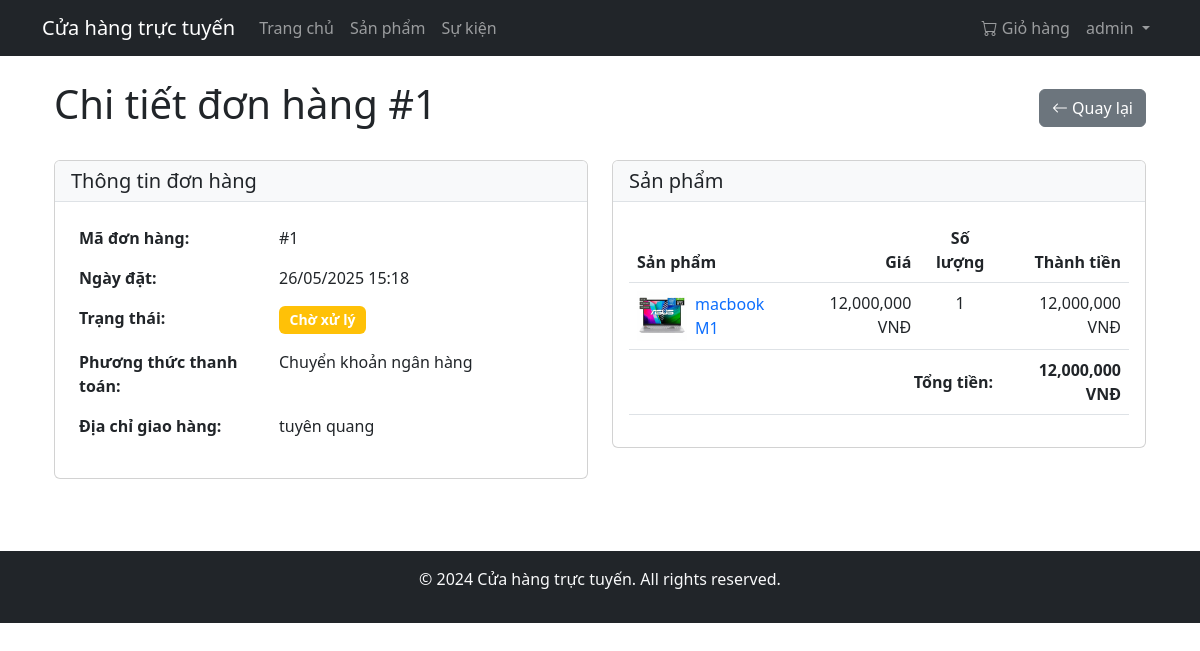
The app's page /order/order/1 (signed in) with its own data.
### app/models/user.py (models this page shows, shortened)
class User(UserMixin, db.Model):
    __tablename__ = 'users'
    id = db.Column(db.Integer, primary_key=True)
    username = db.Column(db.String(80), unique=True, nullable=False)
    email = db.Column(db.String(120), unique=True, nullable=False)
    password_hash = db.Column(db.String(128))
    is_admin = db.Column(db.Boolean, default=False)
    created_at = db.Column(db.DateTime, default=datetime.utcnow)
    orders = db.relationship('Order', back_populates='user', lazy=True)
    reviews = db.relationship('Review', back_populates='author', lazy='dynamic')
    cart = db.relationship('Cart', back_populates='user', uselist=False, cascade='all, delete-orphan')
    @property
    def cart_items(self):
        if self.cart:
            return self.cart.items
        return []

### app/models/order.py (models this page shows, shortened)
class Order(db.Model):
    __tablename__ = 'orders'
    id = db.Column(db.Integer, primary_key=True)
    user_id = db.Column(db.Integer, db.ForeignKey('users.id'), nullable=False)
    order_date = db.Column(db.DateTime, nullable=False, default=datetime.utcnow)
    total_amount = db.Column(db.Float, nullable=False)
    status = db.Column(db.String(20), nullable=False, default='pending')  # pending, processing, shipped, delivered, cancelled
    payment_method = db.Column(db.String(50), nullable=False)
    shipping_address = db.Column(db.Text, nullable=False)
    created_at = db.Column(db.DateTime, default=datetime.utcnow)
    updated_at = db.Column(db.DateTime, default=datetime.utcnow, onupdate=datetime.utcnow)
    user = db.relationship('User', back_populates='orders')
    items = db.relationship('OrderItem', back_populates='order', cascade='all, delete-orphan')

class OrderItem(db.Model):
    __tablename__ = 'order_items'
    id = db.Column(db.Integer, primary_key=True)
    order_id = db.Column(db.Integer, db.ForeignKey('orders.id'), nullable=False)
    product_id = db.Column(db.Integer, db.ForeignKey('products.id'), nullable=False)
    quantity = db.Column(db.Integer, nullable=False)
    price = db.Column(db.Float, nullable=False)  # Giá tại thời điểm đặt hàng
    created_at = db.Column(db.DateTime, default=datetime.utcnow)
    order = db.relationship('Order', back_populates='items')
    product = db.relationship('Product')

### app/models/product.py (models this page shows, shortened)
class Product(db.Model):
    __tablename__ = 'products'
    id = db.Column(db.Integer, primary_key=True)
    name = db.Column(db.String(100), nullable=False)
    description = db.Column(db.Text)
    price = db.Column(db.Float, nullable=False)
    stock = db.Column(db.Integer, nullable=False, default=0)
    image = db.Column(db.String(200))
    category_id = db.Column(db.Integer, db.ForeignKey('categories.id'), nullable=True)
    created_at = db.Column(db.DateTime, default=datetime.utcnow)
    category = db.relationship('Category', back_populates='products')
    cart_items = db.relationship('CartItem', back_populates='product', cascade='all, delete-orphan')
    order_items = db.relationship('OrderItem', back_populates='product', cascade='all, delete-orphan')
    reviews = db.relationship('Review', back_populates='product', cascade='all, delete-orphan')
    ratings = db.relationship('Rating', back_populates='product', cascade='all, delete-orphan')
    def image_url(self):
        if self.image:
            return url_for('static', filename=f'images/products/{self.image}')
        return url_for('static', filename='images/default_product.jpg')

### app/controllers/order_controller.py (the view)
@order_bp.route('/order/<int:order_id>')
@login_required
def order_detail(order_id):
    order = Order.query.get_or_404(order_id)
    if order.user_id != current_user.id and not current_user.is_admin:
        flash('Bạn không có quyền xem đơn hàng này', 'danger')
        return redirect(url_for('order.orders'))
    return render_template('order/order_detail.html', order=order)

### app/models/user.py (called while the page is built)
@login_manager.user_loader
def load_user(id):
    return User.query.get(int(id))

### app/templates/order/order_detail.html (shortened to what this page needs)
{% extends "base.html" %}
{% block content %}
<div class="container">
    <div class="d-flex justify-content-between align-items-center mb-4">
        <h1>Chi tiết đơn hàng #{{ order.id }}</h1>
        <a href="{{ url_for('order.orders') }}" class="btn btn-secondary">
            <i class="bi bi-arrow-left"></i> Quay lại
        </a>
    </div>
    <div class="row">
        <div class="col-md-6">
            <div class="card mb-4">
                <div class="card-header bg-light">
                    <h5 class="card-title mb-0">Thông tin đơn hàng</h5>
                </div>
                <div class="card-body">
                    <table class="table table-borderless">
                        <tr>
                            <th style="width: 40%">Mã đơn hàng:</th>
                            <td>#{{ order.id }}</td>
                        </tr>
                        <tr>
                            <th>Ngày đặt:</th>
                            <td>{{ order.created_at.strftime('%d/%m/%Y %H:%M') }}</td>
                        </tr>
                        <tr>
                            <th>Trạng thái:</th>
                            <td>
                                <span class="badge {% if order.status == 'pending' %}bg-warning
                                                  {% elif order.status == 'processing' %}bg-info
                                                  {% elif order.status == 'completed' %}bg-success
                                                  {% else %}bg-danger{% endif %}">
                                    {% if order.status == 'pending' %}Chờ xử lý
                                    {% elif order.status == 'processing' %}Đang xử lý
                                    {% elif order.status == 'completed' %}Hoàn thành
                                    {% else %}Đã hủy{% endif %}
                                </span>
                            </td>
                        </tr>
                        <tr>
                            <th>Phương thức thanh toán:</th>
                            <td>
                                {% if order.payment_method == 'cod' %}
                                    Thanh toán khi nhận hàng
                                {% else %}
                                    Chuyển khoản ngân hàng
                                {% endif %}
                            </td>
                        </tr>
                        <tr>
                            <th>Địa chỉ giao hàng:</th>
                            <td>{{ order.shipping_address }}</td>
                        </tr>
                    </table>
                </div>
            </div>
        </div>
        <div class="col-md-6">
            <div class="card mb-4">
                <div class="card-header bg-light">
                    <h5 class="card-title mb-0">Sản phẩm</h5>
                </div>
                <div class="card-body">
                    <div class="table-responsive">
                        <table class="table">
                            <thead>
                                <tr>
                                    <th>Sản phẩm</th>
                                    <th class="text-end">Giá</th>
                                    <th class="text-center">Số lượng</th>
                                    <th class="text-end">Thành tiền</th>
                                </tr>
                            </thead>
                            <tbody>
                                {% for item in order.items %}
                                <tr>
                                    <td>
                                        <div class="d-flex align-items-center">
                                            <img src="{{ item.product.image_url() }}"
                                                 alt="{{ item.product.name }}"
                                                 class="me-2"
                                                 style="width: 50px; height: 50px; object-fit: cover;">
                                            <div>
                                                <a href="{{ url_for('product.detail', id=item.product.id) }}"
                                                   class="text-decoration-none">
                                                    {{ item.product.name }}
                                                </a>
                                            </div>
                                        </div>
                                    </td>
                                    <td class="text-end">{{ "{:,.0f}".format(item.price) }} VNĐ</td>
                                    <td class="text-center">{{ item.quantity }}</td>
                                    <td class="text-end">{{ "{:,.0f}".format(item.price * item.quantity) }} VNĐ</td>
                                </tr>
                                {% endfor %}
                            </tbody>
                            <tfoot>
                                <tr>
                                    <th colspan="3" class="text-end">Tổng tiền:</th>
                                    <th class="text-end">{{ "{:,.0f}".format(order.total_amount) }} VNĐ</th>
                                </tr>
                            </tfoot>
                        </table>
                    </div>
                </div>
            </div>
        </div>
    </div>
</div>
{% endblock %}

### app/templates/base.html (shortened to what this page needs)
<!DOCTYPE html>
<html lang="vi">
<head>
    <link href="https://cdn.jsdelivr.net/npm/bootstrap@5.3.0/dist/css/bootstrap.min.css" rel="stylesheet">
    <link rel="stylesheet" href="https://cdn.jsdelivr.net/npm/bootstrap-icons@1.7.2/font/bootstrap-icons.css">
    <link rel="stylesheet" href="{{ url_for('static', filename='css/style.css') }}">
</head>
<body>
    <nav class="navbar navbar-expand-lg navbar-dark bg-dark">
        <div class="container">
            <a class="navbar-brand" href="{{ url_for('home.index') }}">Cửa hàng trực tuyến</a>
            <div class="collapse navbar-collapse" id="navbarNav">
                <ul class="navbar-nav me-auto">
                    <li class="nav-item">
                        <a class="nav-link" href="{{ url_for('home.index') }}">Trang chủ</a>
                    </li>
                    <li class="nav-item">
                        <a class="nav-link" href="{{ url_for('product.list_products') }}">Sản phẩm</a>
                    </li>
                    <li class="nav-item">
                        <a class="nav-link" href="{{ url_for('event.list_events') }}">Sự kiện</a>
                    </li>
                </ul>
                <ul class="navbar-nav">
                    {% if current_user.is_authenticated %}
                        <li class="nav-item">
                            <a class="nav-link" href="{{ url_for('cart.view_cart') }}">
                                <i class="bi bi-cart"></i> Giỏ hàng
                            </a>
                        </li>
                        <li class="nav-item dropdown">
                            <a class="nav-link dropdown-toggle" href="#" id="navbarDropdown" role="button" data-bs-toggle="dropdown">
                                {{ current_user.username }}
                            </a>
                        </li>
                    {% endif %}
                </ul>
            </div>
        </div>
    </nav>
    <div class="container mt-4">
        {% block content %}{% endblock %}
    </div>
    <footer class="bg-dark text-light mt-5 py-3">
        <div class="container text-center">
            <p>&copy; 2024 Cửa hàng trực tuyến. All rights reserved.</p>
        </div>
    </footer>
</body>
</html>

### app/static/css/style.css (style rules this page uses)
body { display: flex; flex-direction: column; min-height: 100vh; }
footer { margin-top: auto; }

### app/templates/order/order_detail.html (style rules this page uses)
.table th { font-weight: 600; }
.badge { font-size: 0.875rem; padding: 0.5em 0.75em; }
.card-header { background-color: #f8f9fa; border-bottom: 1px solid #dee2e6; }

### records on screen
User: username "admin"
Order: id "1", created_at "26/05/2025 15:18", shipping_address "tuyên quang", total_amount "12,000,000"
OrderItem: product.image_url (picture), product.name "macbook M1", price "12,000,000", quantity "1", item.price*item.quantity "12,000,000"
